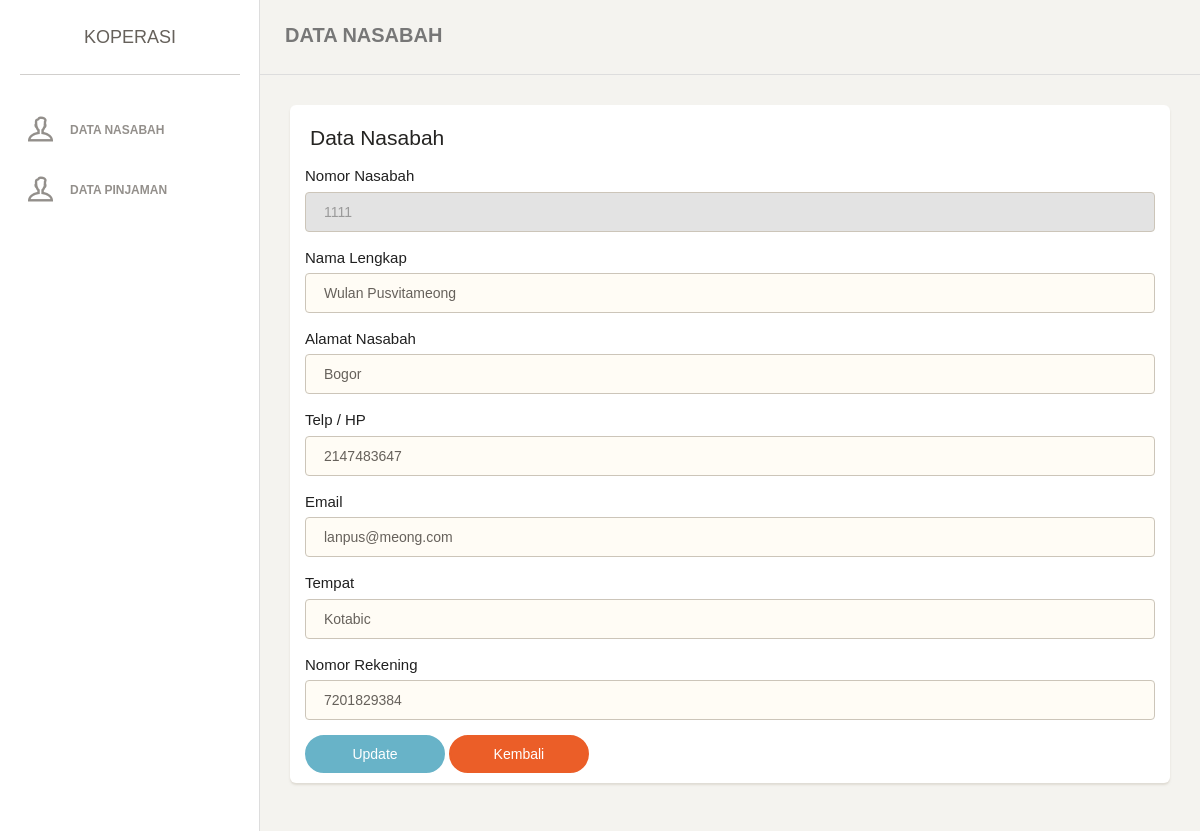
Page /index.php?page=tambah-nasabah&subpage=edit&nik=1111 on the committed database.
### tables this page shows
CREATE TABLE `tb_nasabah` (
  `nik` int(10) NOT NULL,
  `nama` text NOT NULL,
  `alamat` text NOT NULL,
  `hp` int(15) NOT NULL,
  `email` text NOT NULL,
  `tempat` text NOT NULL,
  `no_rek` varchar(20) NOT NULL
);

### views/tambah_nasabah.php (the view, shortened to what this page needs)
<div class="main-panel">
	<nav class="navbar navbar-default">
		<div class="container-fluid">
			<div class="navbar-header">
				<a class="navbar-brand" href="#">DATA NASABAH</a>
			</div>
		</div>
	</nav>
	<div class="content">
		<div class="container-fluid">
			<div class="row">
				<div class="col-md-12">
					<?php include 'modul/action.php'; ?>
					<div class="card">
						<div class="header">
							<h4 class="title">Data Nasabah</h4>
						</div>
						<div class="content">
							<?php
							if(isset($_GET['subpage'])){
								if($_GET['subpage']=="tambah"){
									?>
									<div class="row">
										<div class="col-md-12">
											<form method="POST" action="" enctype="multipart/form-data">
												<div class="form-group">
													<label>Nomor Nasabah</label>
													<input type="text" class="form-control border-input" name="nik" placeholder="Nomor Nasabah" required>
												</div>
												<div class="form-group">
													<label>Nama Lengkap</label>
													<input type="text" class="form-control border-input" name="nama" placeholder="Nama Lengkap" required>
												</div>
												<div class="form-group">
													<label>Alamat Nasabah</label>
													<input type="text" class="form-control border-input" name="alamat" placeholder="Alamat Nasabah">
												</div>
												<div class="form-group">
													<label>Telp / HP</label>
													<input type="text" class="form-control border-input" name="hp" placeholder="Telp / HP">
												</div>
												<div class="form-group">
													<label>Email</label>
													<input type="email" class="form-control border-input" name="email" placeholder="Email">
												</div>
												<div class="form-group">
													<label>Tempat</label>
													<input type="text" class="form-control border-input" name="tempat" placeholder="Tempat">
												</div>
												<div class="form-group">
													<label>Nomor Rekening</label>
													<input type="text" class="form-control border-input" name="no_rek" placeholder="Nomor Rekening">
												</div>
												<button type="submit" name="tambah_nasabah" class="btn btn-info btn-fill btn-wd">Tambah</button>
												<a href="index.php?page=data-nasabah" class="btn btn-danger btn-fill btn-wd">Kembali</a>
											</form>
										</div>
									</div>
									<?php
								}elseif($_GET['subpage']=="edit"){
									$nik = $_GET['nik'];
									$sql = $konek->query("select * from tb_nasabah where nik='$nik'");
									while ($data_nasabah = $sql->fetch_array(MYSQLI_BOTH)) {
										?>
										<div class="row">
											<div class="col-md-12">
												<form method="POST" action="" enctype="multipart/form-data">
													<div class="form-group">
														<label>Nomor Nasabah</label>
														<input type="text" class="form-control border-input" name="nik1" value="<?php echo $data_nasabah['nik']; ?>" disabled>
													</div>
													<div class="form-group">
														<label>Nama Lengkap</label>
														<input type="text" class="form-control border-input" name="nama" value="<?php echo $data_nasabah['nama']; ?>" required>
													</div>
													<div class="form-group">
														<label>Alamat Nasabah</label>
														<input type="text" class="form-control border-input" name="alamat" value="<?php echo $data_nasabah['alamat']; ?>">
													</div>
													<div class="form-group">
														<label>Telp / HP</label>
														<input type="text" class="form-control border-input" name="hp" value="<?php echo $data_nasabah['hp']; ?>">
													</div>
													<div class="form-group">
														<label>Email</label>
														<input type="email" class="form-control border-input" name="email" value="<?php echo $data_nasabah['email']; ?>">
													</div>
													<div class="form-group">
														<label>Tempat</label>
														<input type="text" class="form-control border-input" name="tempat" value="<?php echo $data_nasabah['tempat']; ?>">
													</div>
													<div class="form-group">
														<label>Nomor Rekening</label>
														<input type="text" class="form-control border-input" name="no_rek" value="<?php echo $data_nasabah['no_rek']; ?>">
													</div>
													<button type="submit" name="update_nasabah" class="btn btn-info btn-fill btn-wd">Update</button>
													<a href="index.php?page=data-nasabah" class="btn btn-danger btn-fill btn-wd">Kembali</a>
												</form>
											</div>
										</div>
									<?php } } } ?>
								</div>
							</div>
						</div>
					</div>
				</div>
			</div>
		</div>

### rows in the picture
tb_nasabah: nik1 "1111", nama "Wulan Pusvitameong", alamat "Bogor", hp "2147483647", email "lanpus@meong.com", tempat "Kotabic", no_rek "7201829384"
